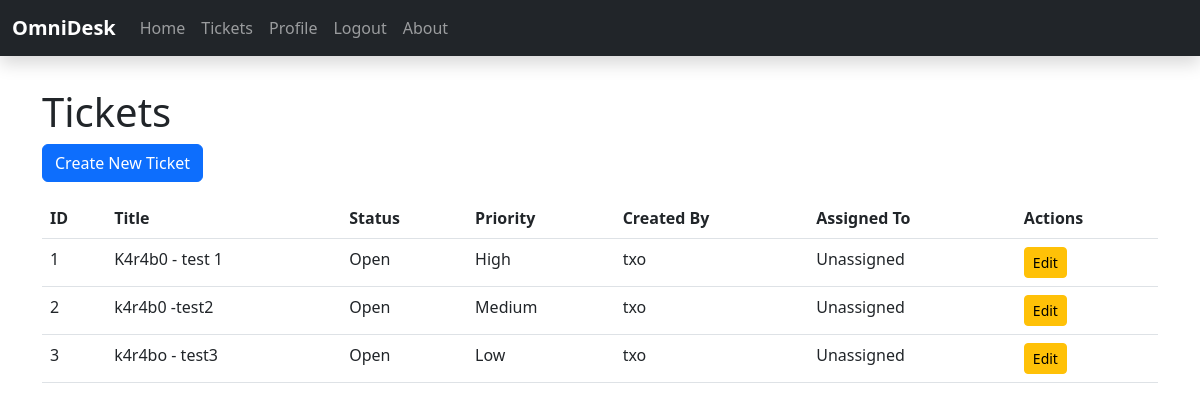
Page /tickets (signed in) on the committed database.
### app/models.py (models this page shows, shortened)
class Ticket(db.Model):
    id: so.Mapped[int] = so.mapped_column(primary_key=True)
    title: so.Mapped[str] = so.mapped_column(sa.String(150), nullable=False)
    description: so.Mapped[str] = so.mapped_column(sa.Text, nullable=False)
    status: so.Mapped[str] = so.mapped_column(sa.String(50), default='Open')
    priority: so.Mapped[str] = so.mapped_column(sa.String(50), default="Medium")
    created_at: so.Mapped[datetime] = so.mapped_column(default=datetime.utcnow)
    updated_at: so.Mapped[datetime] = so.mapped_column(
        default=datetime.utcnow, onupdate=datetime.utcnow
    )
    created_by_id: so.Mapped[int] = so.mapped_column(sa.ForeignKey('user.id'), nullable=False)
    created_by: so.Mapped["User"] = so.relationship(
        "User", foreign_keys=[created_by_id], backref="tickets"
    )
    assigned_to_id: so.Mapped[Optional[int]] = so.mapped_column(sa.ForeignKey('user.id'), nullable=True)
    assigned_to: so.Mapped[Optional["User"]] = so.relationship(
        "User", foreign_keys=[assigned_to_id], backref="assigned_tickets"
    )

class User(UserMixin, db.Model):
    id: so.Mapped[int] = so.mapped_column(primary_key=True)
    username: so.Mapped[str] = so.mapped_column(sa.String(64), index=True, unique=True)
    email: so.Mapped[str] = so.mapped_column(sa.String(120), index=True, unique=True)
    password_hash: so.Mapped[Optional[str]] = so.mapped_column(sa.String(256))
    about_me: so.Mapped[Optional[str]] = so.mapped_column(sa.String(140))
    last_seen: so.Mapped[Optional[sa.DateTime]] = so.mapped_column(sa.DateTime, default=datetime.utcnow)

### app/routes.py (the view)
@app.route('/tickets')
@login_required
def tickets():
    all_tickets = db.session.scalars(sa.select(Ticket)).all()
    return render_template('tickets.html', title='Tickets', tickets=all_tickets)

### app/models.py (called while the page is built)
@login.user_loader
def load_user(id):
    return db.session.get(User, int(id))

### app/routes.py (called while the page is built)
@app.before_request
def update_last_seen():
    if current_user.is_authenticated:
        current_user.last_seen = datetime.utcnow()
        db.session.commit()

### app/templates/tickets.html
{% extends "base.html" %}
{% block content %}
<h1>Tickets</h1>
<a href="{{ url_for('new_ticket') }}" class="btn btn-primary">Create New Ticket</a>
<table class="table mt-3">
    <thead>
        <tr>
            <th>ID</th>
            <th>Title</th>
            <th>Status</th>
            <th>Priority</th>
            <th>Created By</th>
            <th>Assigned To</th>
            <th>Actions</th>
        </tr>
    </thead>
    <tbody>
    {% for ticket in tickets %}
        <tr>
            <td>{{ ticket.id }}</td>
            <td>{{ ticket.title }}</td>
            <td>{{ ticket.status }}</td>
            <td>{{ ticket.priority }}</td>
            <td>{{ ticket.created_by.username }}</td>
            <td>{{ ticket.assigned_to.username if ticket.assigned_to else 'Unassigned' }}</td>
            <td>
                <a href="{{ url_for('edit_ticket', ticket_id=ticket.id) }}" class="btn btn-sm btn-warning">Edit</a>
            </td>
        </tr>
    {% endfor %}
    </tbody>
</table>
{% endblock %}

### app/templates/base.html (shortened to what this page needs)
<!doctype html>
<html lang="en">
  <head>
    <link
      href="https://cdn.jsdelivr.net/npm/bootstrap@5.2.3/dist/css/bootstrap.min.css"
      rel="stylesheet"
>
  </head>
  <body>
    <nav class="navbar navbar-expand-lg navbar-dark bg-dark fixed-top shadow">
      <div class="container-fluid">
        <a class="navbar-brand fw-bold" href="/">OmniDesk</a>
        <div class="collapse navbar-collapse" id="navbarContent">
          <ul class="navbar-nav me-auto mb-2 mb-lg-0">
            <li class="nav-item">
              <a class="nav-link" href="{{ url_for('index') }}">Home</a>
            </li>
            {% if current_user.is_authenticated %}
            <li class="nav-item">
              <a class="nav-link" href="{{ url_for('tickets') }}">Tickets</a>
            </li>
            <li class="nav-item">
              <a class="nav-link" href="{{ url_for('user', username=current_user.username) }}">Profile</a>
            </li>
            <li class="nav-item">
              <a class="nav-link" href="{{ url_for('logout') }}">Logout</a>
            </li>
            {% endif %}
            <li class="nav-item">
              <a class="nav-link" href="{{ url_for('about') }}">About</a>
            </li>
          </ul>
        </div>
      </div>
    </nav>
    <div class="container">
      {% block content %}{% endblock %}
    </div>
  </body>
</html>

### app/templates/base.html (style rules this page uses)
body { padding-top: 4.5rem; }

### rows in the picture
Ticket: id "1", title "K4r4b0 - test 1", status "Open", priority "High", created_by.username "txo", assigned_to "Unassigned"
Ticket: id "2", title "k4r4b0 -test2", status "Open", priority "Medium", created_by.username "txo", assigned_to "Unassigned"
Ticket: id "3", title "k4r4bo - test3", status "Open", priority "Low", created_by.username "txo", assigned_to "Unassigned"
